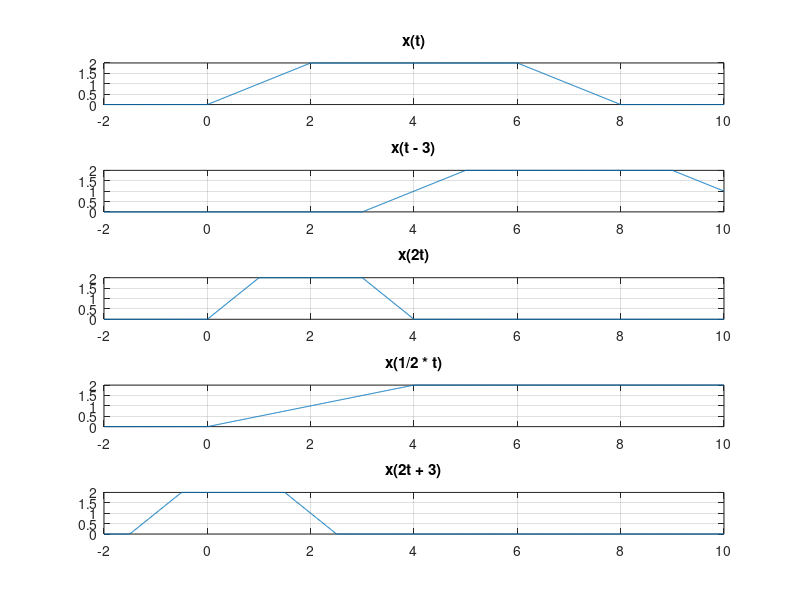

This chart was generated by the following MATLAB code: (Note: this script raises an error after producing the figure.)
% Define time range
t = linspace(-2, 10, 1000);

% Define the trapezoidal signal function x(t)
x = @(t) (0 <= t & t < 2) .* t + ...
         (2 <= t & t <= 6) .* 2 + ...
         (6 < t & t <= 8) .* (8 - t);

% Original signal x(t)
xt = x(t);

% Transformed signals
xt_minus_3 = x(t - 3);
xt_2t = x(2 * t);
xt_half_t = x(t / 2);
xt_2t_plus_3 = x(2 * t + 3);

% Plotting
figure;

% Original signal x(t)
subplot(5, 1, 1);
plot(t, xt);
title('x(t)');
grid on;

% Transformed signal x(t - 3)
subplot(5, 1, 2);
plot(t, xt_minus_3);
title('x(t - 3)');
grid on;

% Transformed signal x(2t)
subplot(5, 1, 3);
plot(t, xt_2t);
title('x(2t)');
grid on;

% Transformed signal x(1/2 * t)
subplot(5, 1, 4);
plot(t, xt_half_t);
title('x(1/2 * t)');
grid on;

% Transformed signal x(2t + 3)
subplot(5, 1, 5);
plot(t, xt_2t_plus_3);
title('x(2t + 3)');
grid on;

% Adjust layout
sgtitle('Trapezoidal Signal and its Transformations');
